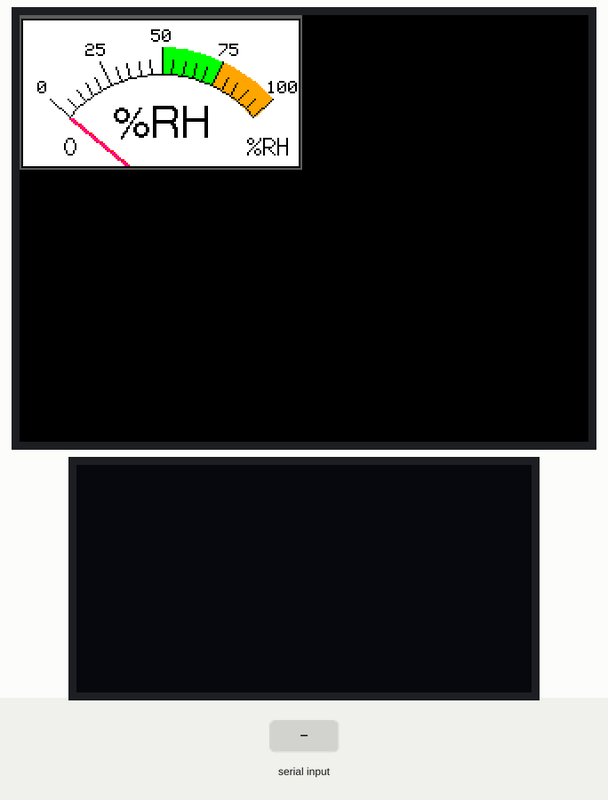
Simulated run of this sketch. Board: ESP32. Shown: 320×240 colour display, 128×64 one-colour display. The inputs (shaded band) are chosen by the test bench. The display library's start-up logo is not drawn; what the sketch prints to the serial monitor is not drawn.

Above: at 0.3 s.
At 1.5 s:
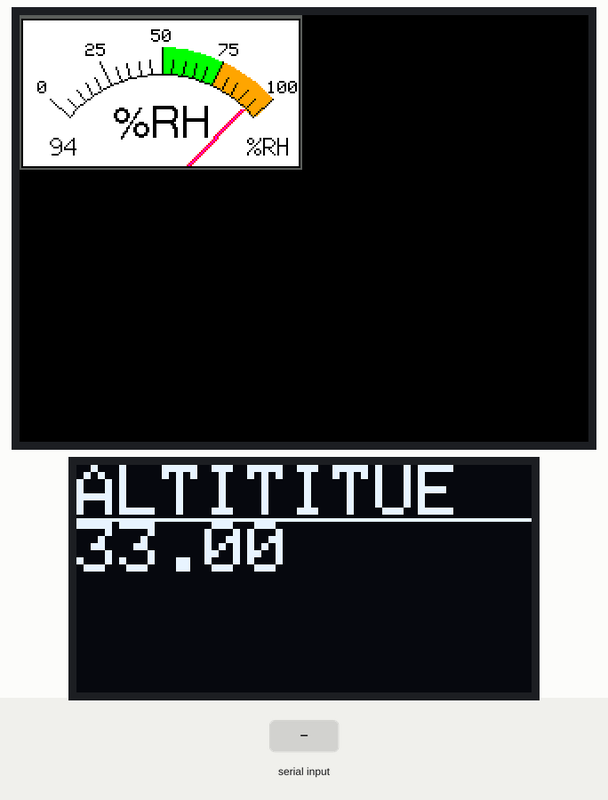
1.6 s: "1\n" received over Serial
At 3.25 s:
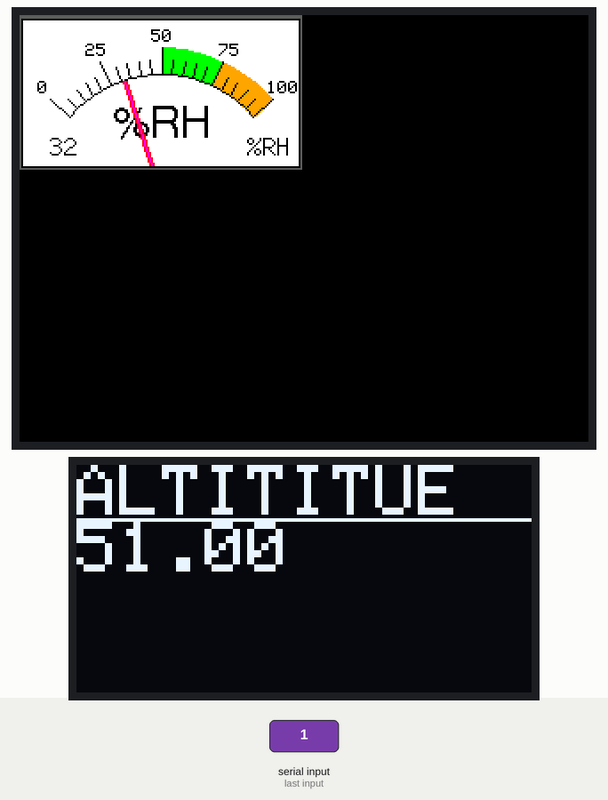
Timing chart, 0 to 4.8 s (numbered marks = the images above; inputs shaded):
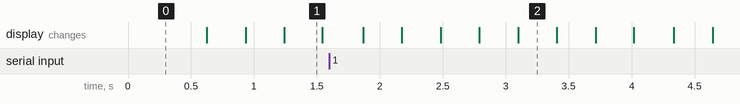

The sketch:

ESPCode.ino
```cpp
#include "ArduinoJson.h"
#include <SPI.h>
#include <Wire.h>
#include <Adafruit_GFX.h>
#include <Adafruit_SSD1306.h>

#define SCREEN_WIDTH 128 // OLED display width, in pixels
#define SCREEN_HEIGHT 64 // OLED display height, in pixels

// Declaration for an SSD1306 display connected to I2C (SDA, SCL pins)
#define OLED_RESET     -1 // Reset pin # (or -1 if sharing Arduino reset pin)
#define SCREEN_ADDRESS 0x3C ///< See datasheet for Address; 0x3D for 128x64, 0x3C for 128x32
Adafruit_SSD1306 display(SCREEN_WIDTH, SCREEN_HEIGHT, &Wire, OLED_RESET);

String inputString = "";         // a String to hold incoming data
bool stringComplete = false;  // whether the string is complete
TaskHandle_t Task1;


float alt = 0;


// Define meter size
#define M_SIZE 0.667

#include <TFT_eSPI.h> // Hardware-specific library
#include <SPI.h>

TFT_eSPI tft = TFT_eSPI();       // Invoke custom library

#define TFT_GREY 0x5AEB
#define TFT_ORANGE      0xFD20      /* 255, 165,   0 */

float ltx = 0;    // Saved x coord of bottom of needle
uint16_t osx = M_SIZE*120, osy = M_SIZE*120; // Saved x & y coords
uint32_t updateTime = 0;       // time for next update

int old_analog =  -999; // Value last displayed

int value[6] = {0, 0, 0, 0, 0, 0};
int old_value[6] = { -1, -1, -1, -1, -1, -1};
int d = 0;


void setup() {
	Serial.begin(115200);
   // reserve 200 bytes for the inputString:
  inputString.reserve(300);

  tft.init();
  tft.setRotation(3);

  tft.fillScreen(TFT_BLACK);

  analogMeter(); // Draw analogue meter

  updateTime = millis(); // Next update time

    if(!display.begin(SSD1306_SWITCHCAPVCC, SCREEN_ADDRESS)) {
    Serial.println(F("SSD1306 allocation failed"));
    for(;;); // Don't proceed, loop forever
  }

  display.display();
  display.clearDisplay();

   display.setTextSize(2); // Draw 2X-scale text
  display.setTextColor(SSD1306_WHITE);

  xTaskCreatePinnedToCore(
             serialEvent, /* Task function. */
             "Task1",   /* name of task. */
             1000,     /* Stack size of task */
             NULL,      /* parameter of the task */
             1,         /* priority of the task */
             &Task1,    /* Task handle to keep track of created task */
             0);        /* pin task to core 0 */
}


void writeDisplay(){
  display.clearDisplay();
  display.setCursor(0, 0);
  display.println("ALTITITUE");
  display.drawLine(0, 15, display.width(), 15, SSD1306_WHITE);
  display.println(alt);
  display.display();
}

void loop() {
  alt++;
  writeDisplay();
  if (stringComplete) {
    Serial.println(inputString);
    DynamicJsonDocument doc(1024);
    DeserializationError error = deserializeJson(doc, inputString);
    alt = doc["ALT"];
    Serial.println(alt);
    inputString = "";
    stringComplete = false;


    writeDisplay();
  }

    if (updateTime <= millis()) {
    updateTime = millis() + 35; // Update meter every 35 milliseconds

    // Create a Sine wave for testing
    d += 4; if (d >= 360) d = 0;
    value[0] = 50 + 50 * sin((d + 0) * 0.0174532925);
    //value[0] = random(0,100);
    //unsigned long tt = millis();
    plotNeedle(value[0], 0); // It takes between 2 and 14ms to replot the needle with zero delay
    //Serial.println(millis()-tt);
  }
}

// #########################################################################
//  Draw the analogue meter on the screen
// #########################################################################
void analogMeter()
{

  // Meter outline
  tft.fillRect(0, 0, M_SIZE*239, M_SIZE*131, TFT_GREY);
  tft.fillRect(1, M_SIZE*3, M_SIZE*234, M_SIZE*125, TFT_WHITE);

  tft.setTextColor(TFT_BLACK);  // Text colour

  // Draw ticks every 5 degrees from -50 to +50 degrees (100 deg. FSD swing)
  for (int i = -50; i < 51; i += 5) {
    // Long scale tick length
    int tl = 15;

    // Coodinates of tick to draw
    float sx = cos((i - 90) * 0.0174532925);
    float sy = sin((i - 90) * 0.0174532925);
    uint16_t x0 = sx * (M_SIZE*100 + tl) + M_SIZE*120;
    uint16_t y0 = sy * (M_SIZE*100 + tl) + M_SIZE*150;
    uint16_t x1 = sx * M_SIZE*100 + M_SIZE*120;
    uint16_t y1 = sy * M_SIZE*100 + M_SIZE*150;

    // Coordinates of next tick for zone fill
    float sx2 = cos((i + 5 - 90) * 0.0174532925);
    float sy2 = sin((i + 5 - 90) * 0.0174532925);
    int x2 = sx2 * (M_SIZE*100 + tl) + M_SIZE*120;
    int y2 = sy2 * (M_SIZE*100 + tl) + M_SIZE*150;
    int x3 = sx2 * M_SIZE*100 + M_SIZE*120;
    int y3 = sy2 * M_SIZE*100 + M_SIZE*150;

    // Yellow zone limits
    //if (i >= -50 && i < 0) {
    //  tft.fillTriangle(x0, y0, x1, y1, x2, y2, TFT_YELLOW);
    //  tft.fillTriangle(x1, y1, x2, y2, x3, y3, TFT_YELLOW);
    //}

    // Green zone limits
    if (i >= 0 && i < 25) {
      tft.fillTriangle(x0, y0, x1, y1, x2, y2, TFT_GREEN);
      tft.fillTriangle(x1, y1, x2, y2, x3, y3, TFT_GREEN);
    }

    // Orange zone limits
    if (i >= 25 && i < 50) {
      tft.fillTriangle(x0, y0, x1, y1, x2, y2, TFT_ORANGE);
      tft.fillTriangle(x1, y1, x2, y2, x3, y3, TFT_ORANGE);
    }

    // Short scale tick length
    if (i % 25 != 0) tl = 8;

    // Recalculate coords incase tick lenght changed
    x0 = sx * (M_SIZE*100 + tl) + M_SIZE*120;
    y0 = sy * (M_SIZE*100 + tl) + M_SIZE*150;
    x1 = sx * M_SIZE*100 + M_SIZE*120;
    y1 = sy * M_SIZE*100 + M_SIZE*150;

    // Draw tick
    tft.drawLine(x0, y0, x1, y1, TFT_BLACK);

    // Check if labels should be drawn, with position tweaks
    if (i % 25 == 0) {
      // Calculate label positions
      x0 = sx * (M_SIZE*100 + tl + 10) + M_SIZE*120;
      y0 = sy * (M_SIZE*100 + tl + 10) + M_SIZE*150;
      switch (i / 25) {
        case -2: tft.drawCentreString("0", x0+4, y0-4, 1); break;
        case -1: tft.drawCentreString("25", x0+2, y0, 1); break;
        case 0: tft.drawCentreString("50", x0, y0, 1); break;
        case 1: tft.drawCentreString("75", x0, y0, 1); break;
        case 2: tft.drawCentreString("100", x0-2, y0-4, 1); break;
      }
    }

    // Now draw the arc of the scale
    sx = cos((i + 5 - 90) * 0.0174532925);
    sy = sin((i + 5 - 90) * 0.0174532925);
    x0 = sx * M_SIZE*100 + M_SIZE*120;
    y0 = sy * M_SIZE*100 + M_SIZE*150;
    // Draw scale arc, don't draw the last part
    if (i < 50) tft.drawLine(x0, y0, x1, y1, TFT_BLACK);
  }

  tft.drawString("%RH", M_SIZE*(3 + 230 - 40), M_SIZE*(119 - 20), 2); // Units at bottom right
  tft.drawCentreString("%RH", M_SIZE*120, M_SIZE*75, 4); // Comment out to avoid font 4
  tft.drawRect(1, M_SIZE*3, M_SIZE*236, M_SIZE*126, TFT_BLACK); // Draw bezel line

  plotNeedle(0, 0); // Put meter needle at 0
}

// #########################################################################
// Update needle position
// This function is blocking while needle moves, time depends on ms_delay
// 10ms minimises needle flicker if text is drawn within needle sweep area
// Smaller values OK if text not in sweep area, zero for instant movement but
// does not look realistic... (note: 100 increments for full scale deflection)
// #########################################################################
void plotNeedle(int value, byte ms_delay)
{
  tft.setTextColor(TFT_BLACK, TFT_WHITE);
  char buf[8]; dtostrf(value, 4, 0, buf);
  tft.drawRightString(buf, 33, M_SIZE*(119 - 20), 2);

  if (value < -10) value = -10; // Limit value to emulate needle end stops
  if (value > 110) value = 110;

  // Move the needle until new value reached
  while (!(value == old_analog)) {
    if (old_analog < value) old_analog++;
    else old_analog--;

    if (ms_delay == 0) old_analog = value; // Update immediately if delay is 0

    float sdeg = map(old_analog, -10, 110, -150, -30); // Map value to angle
    // Calculate tip of needle coords
    float sx = cos(sdeg * 0.0174532925);
    float sy = sin(sdeg * 0.0174532925);

    // Calculate x delta of needle start (does not start at pivot point)
    float tx = tan((sdeg + 90) * 0.0174532925);

    // Erase old needle image
    tft.drawLine(M_SIZE*(120 + 24 * ltx) - 1, M_SIZE*(150 - 24), osx - 1, osy, TFT_WHITE);
    tft.drawLine(M_SIZE*(120 + 24 * ltx), M_SIZE*(150 - 24), osx, osy, TFT_WHITE);
    tft.drawLine(M_SIZE*(120 + 24 * ltx) + 1, M_SIZE*(150 - 24), osx + 1, osy, TFT_WHITE);

    // Re-plot text under needle
    tft.setTextColor(TFT_BLACK, TFT_WHITE);
    tft.drawCentreString("%RH", M_SIZE*120, M_SIZE*75, 4); // // Comment out to avoid font 4

    // Store new needle end coords for next erase
    ltx = tx;
    osx = M_SIZE*(sx * 98 + 120);
    osy = M_SIZE*(sy * 98 + 150);

    // Draw the needle in the new postion, magenta makes needle a bit bolder
    // draws 3 lines to thicken needle
    tft.drawLine(M_SIZE*(120 + 24 * ltx) - 1, M_SIZE*(150 - 24), osx - 1, osy, TFT_RED);
    tft.drawLine(M_SIZE*(120 + 24 * ltx), M_SIZE*(150 - 24), osx, osy, TFT_MAGENTA);
    tft.drawLine(M_SIZE*(120 + 24 * ltx) + 1, M_SIZE*(150 - 24), osx + 1, osy, TFT_RED);

    // Slow needle down slightly as it approaches new postion
    if (abs(old_analog - value) < 10) ms_delay += ms_delay / 5;

    // Wait before next update
    delay(ms_delay);
  }
}


void serialEvent(void * pvParameters ) {
  while(true){
    while (Serial.available() && !stringComplete) {
      // get the new byte:
      char inChar = (char)Serial.read();
      inputString += inChar;

      if (inChar == '\n') {
        stringComplete = true;
      }
    }
    vTaskDelay(10);
  }
}
```
